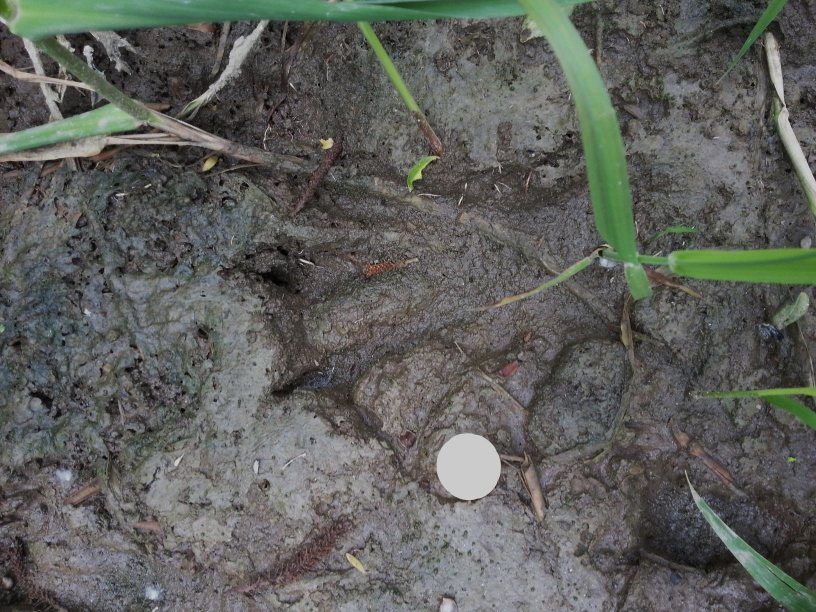
#> input picture Mammiferes/Castor/20140503-1620512.jpg, 1632 x 1224 px, found by its file name (shown at 1/2 size); its folder holds only this picture in this run
$ python prepare_images.py
#> lines starting #> are read from the running program, lines starting #| are printed output that depends on the picture
import os
from PIL import Image

input_base = 'C:\\cours_b3\\mspr-ia\\WildLens_MSPR\\Mammiferes'
output_base = 'C:\\cours_b3\\mspr-ia\\WildLens_MSPR\\images_nettoyees'
target_size = (640, 640)

#  génère le fichier empreintes.csv
os.makedirs(output_base, exist_ok=True)

for espece in os.listdir(input_base):
    espece_path = os.path.join(input_base, espece)
    if os.path.isdir(espece_path):
        output_espece_path = os.path.join(output_base, espece)
        os.makedirs(output_espece_path, exist_ok=True)
        for filename in os.listdir(espece_path):
            if filename.lower().endswith(('.jpg', '.jpeg', '.png', '.webp')):
                img_path = os.path.join(espece_path, filename)
                try:
                    img = Image.open(img_path).convert('RGB')
#> img is the input picture: PIL image 1632x1224 RGB; mean R, G, B 94.3, 96, 91.8
                    img = img.resize(target_size)
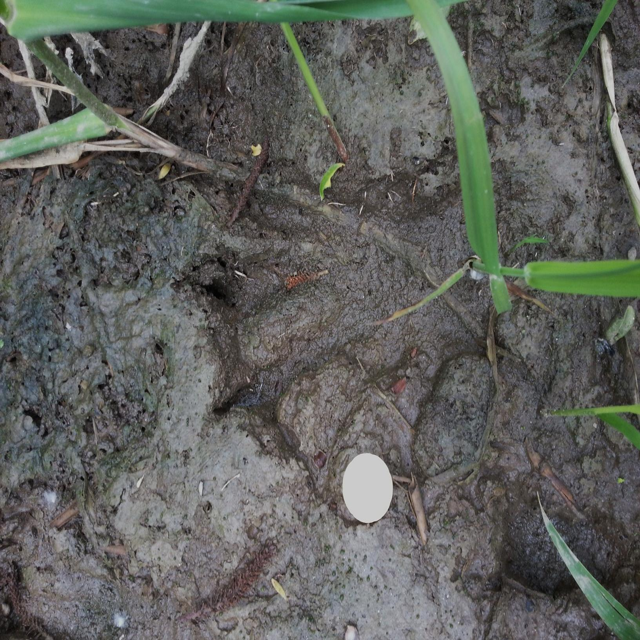
#> img: PIL image 640x640 RGB; mean R, G, B 94.3, 96, 91.8
                    base_name = os.path.splitext(filename)[0]
                    output_path = os.path.join(output_espece_path, base_name + '.jpg')
                    img.save(output_path, format='JPEG')
                except Exception as e:
                    print(f"Erreur avec {img_path} : {e}")
#> pass 2 of the loop `for espece in os.listdir(input_base):`:
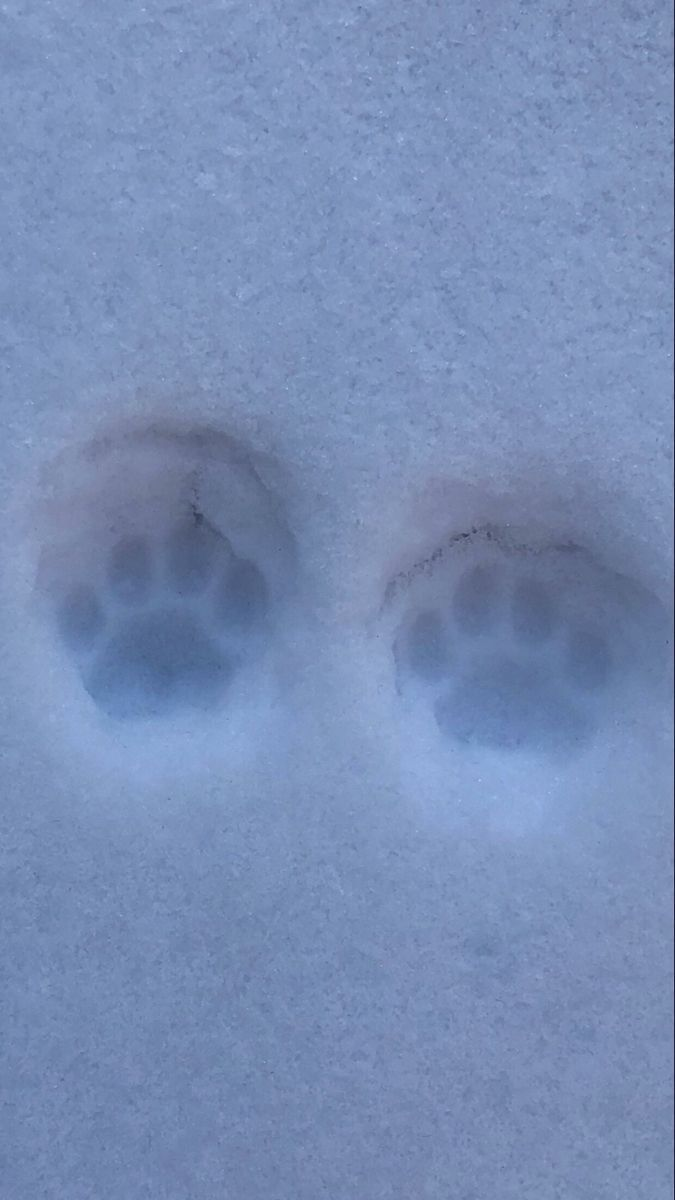
#> input picture Mammiferes/Chat/34f64f680a693f9a9962305ad9fc144d.jpg, 675 x 1200 px, found by its file name
#> img is the input picture: PIL image 675x1200 RGB; mean R, G, B 120, 141.1, 181.5
#> `img = img.resize(target_size)`:
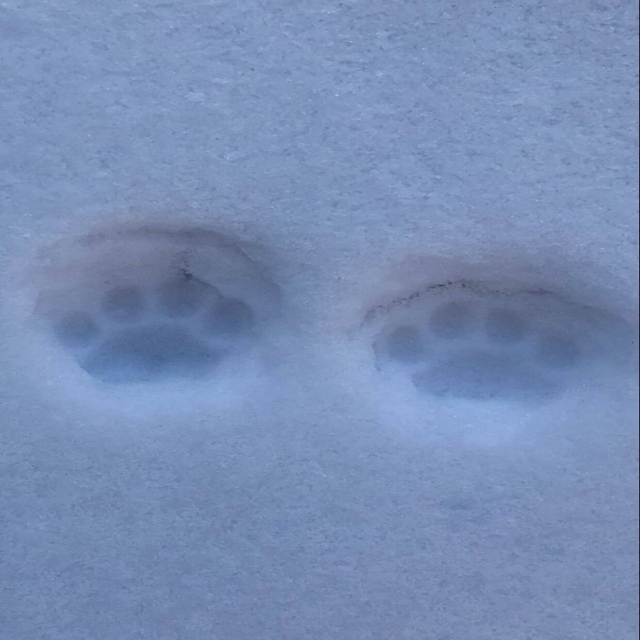
#> img: PIL image 640x640 RGB; mean R, G, B 120, 141.1, 181.5
print("Traitement terminé.")
